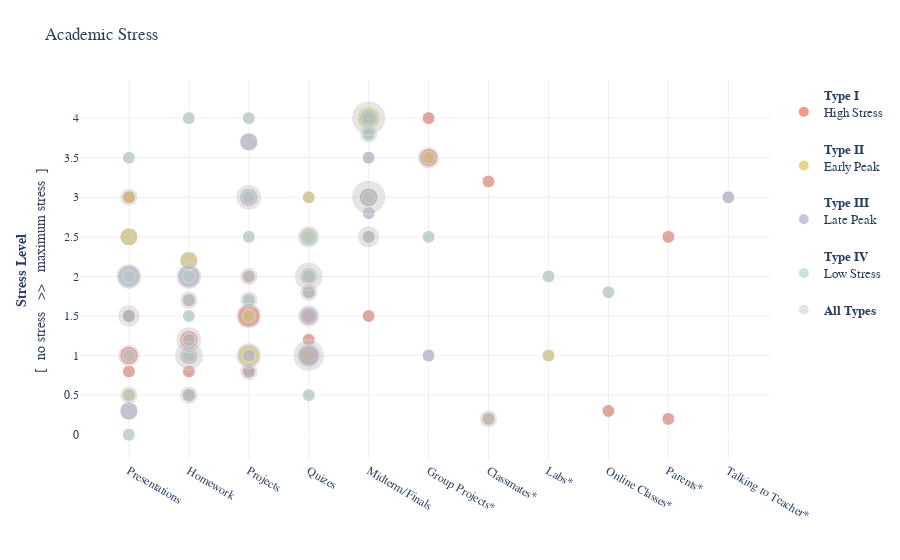

Notebook cell for this chart:
### Code cell
fig = go.Figure()
c_color=['#EF5740','#DFD171','#A098D7','#8FE0CC','#BFBFBF']
hb_color=['#dfa395','#dace8c','#a9d1c8','#aec471','#bfbfbf']
c_opacity=[0.6,0.65,0.65,0.6,0.4]
flag=0
for persona, data in persona_data.items():
    fig.add_trace(go.Scatter(x=data['x'],
        y=data['Level'],name = data['persona'].iloc[0],
        marker_size=data['weight'], text=data['hover'],hoverinfo='text',textfont=dict(color="#050505"),
        marker=dict(color=c_color[flag],opacity=c_opacity[flag],line=dict(width=0))
        ,hoverlabel=dict(bgcolor=hb_color[flag])
    ))
    flag=flag+1



sizeref =  2.*60/(100**2)


fig.update_traces(mode='markers', marker=dict(sizemode='area',
                                              sizeref=sizeref, line_width=1))

fig.update_layout(
    title='Academic Stress',
    xaxis=dict(
        title='Stress type',
        gridcolor='white',
        gridwidth=2,
    ),
    yaxis=dict(
        title='stress level',
        gridcolor='white',
        gridwidth=2,
    ),
    paper_bgcolor='rgb(243, 243, 243)',
    plot_bgcolor='rgb(243, 243, 243)',
)
#Add image
# fig.add_layout_image(
#     dict(
#         source="https://raw.githubusercontent.com/brianzy/ploty-project/master/pic/P1sm.png",
#         xref="paper", yref="paper",
#         x=1.13, y=0.92
#          ,sizex=0.04, sizey=0.4
#          ,xanchor="center", yanchor="bottom"
#          ,layer="above"
#     )
# )
# fig.add_layout_image(
#     dict(
#         source="https://raw.githubusercontent.com/brianzy/ploty-project/master/pic/P2sm.png",
#         xref="paper", yref="paper",
#         x=1.13, y=0.85,
#         sizex=0.04, sizey=0.4
#          ,xanchor="center", yanchor="top"
#          ,layer="above"
#     )
# )
# fig.add_layout_image(
#     dict(
#         source="https://raw.githubusercontent.com/brianzy/ploty-project/master/pic/P3sm.png",
#         xref="paper", yref="paper",
#         x=1.13, y=0.68,
#         sizex=0.04, sizey=0.4
#          ,xanchor="center", yanchor="bottom"
#          ,layer="above"
#     )
# )
# fig.add_layout_image(
#     dict(
#         source="https://raw.githubusercontent.com/brianzy/ploty-project/master/pic/P4sm.png",
#         xref="paper", yref="paper",
#         x=1.13, y=0.56,
#         sizex=0.04, sizey=0.4
#          ,xanchor="center", yanchor="bottom"
#          ,layer="above"
#     )
# )
# fig.add_layout_image(
#     dict(
#         source="https://raw.githubusercontent.com/brianzy/ploty-project/master/pic/Allsm.png",
#         xref="paper", yref="paper",
#         x=1.13, y=0.46,
#         sizex=0.04, sizey=0.4
#          ,xanchor="center", yanchor="bottom"
#          ,layer="above"
#     )
# )
fig.update_xaxes(title='', visible=True, showticklabels=True,gridwidth=1,gridcolor='#efefef',ticklen=30)
fig.update_yaxes(title='<b>Stress Level</b><br>[  no stress   >>   maximum stress  ]',gridwidth=1,gridcolor='#efefef',ticklen=30)

fig.update_layout(
    paper_bgcolor='rgb(255, 255, 255)',
    plot_bgcolor='rgb(255, 255, 255)',
    margin=dict(t=80),
    autosize=False,
    font_family="Courier"

    ,legend=dict(
        itemsizing='constant',
     #yanchor="auto",
    #  y=0.99,
    # xanchor="left",
     #x=1,
     #valign='middle',
     font=dict(size=13)
))

# fig = px.scatter(df, x='Presentations', size="weight_1",
#             log_x=True, size_max=60)
fig.show()

### Figure 1 — Plotly figure (JSON) as saved in the notebook; plotly's stock layout.template omitted (floating-point values rounded to 4 significant figures)
{"data": [{"hoverinfo": "text", "hoverlabel": {"bgcolor": "#dfa395"}, "marker": {"color": "#EF5740", "line": {"width": 1}, "opacity": 0.6, "size": [1, 2, 1, 1, 1, 1, 2, 1, 1, 3, 1, 0, 1, 1, 2, 1, 1, 1, 2, 1, 1, 2, 1, 1, 0, 1, 1, 1, 0], "sizemode": "area", "sizeref": 0.012}, "mode": "markers", "name": "<b>Type I</b><br>High Stress<br>", "text": ["Presentations<br>1 vote from <b>Type I</b><br>High Stress<br>", "Presentations<br>2 vote from <b>Type I</b><br>High Stress<br>", "Presentations<br>1 vote from <b>Type I</b><br>High Stress<br>", "Presentations<br>1 vote from <b>Type I</b><br>High Stress<br>", "Homework<br>1 vote from <b>Type I</b><br>High Stress<br>", "Homework<br>1 vote from <b>Type I</b><br>High Stress<br>", "Homework<br>2 vote from <b>Type I</b><br>High Stress<br>", "Homework<br>1 vote from <b>Type I</b><br>High Stress<br>", "Projects<br>1 vote from <b>Type I</b><br>High Stress<br>", "Projects<br>3 vote from <b>Type I</b><br>High Stress<br>", "Projects<br>1 vote from <b>Type I</b><br>High Stress<br>", "Projects<br>0 vote from <b>Type I</b><br>High Stress<br>", "Quizes<br>1 vote from <b>Type I</b><br>High Stress<br>", "Quizes<br>1 vote from <b>Type I</b><br>High Stress<br>", "Quizes<br>2 vote from <b>Type I</b><br>High Stress<br>", "Quizes<br>1 vote from <b>Type I</b><br>High Stress<br>", "Midterm/Finals<br>1 vote from <b>Type I</b><br>High Stress<br>", "Midterm/Finals<br>1 vote from <b>Type I</b><br>High Stress<br>", "Midterm/Finals<br>2 vote from <b>Type I</b><br>High Stress<br>", "Midterm/Finals<br>1 vote from <b>Type I</b><br>High Stress<br>", "Group Projects*<br>1 vote from <b>Type I</b><br>High Stress<br>", "Group Projects*<br>2 vote from <b>Type I</b><br>High Stress<br>", "Classmates*<br>1 vote from <b>Type I</b><br>High Stress<br>", "Classmates*<br>1 vote from <b>Type I</b><br>High Stress<br>", "Labs*<br>0 vote from <b>Type I</b><br>High Stress<br>", "Online Classes*<br>1 vote from <b>Type I</b><br>High Stress<br>", "Parents*<br>1 vote from <b>Type I</b><br>High Stress<br>", "Parents*<br>1 vote from <b>Type I</b><br>High Stress<br>", "Talking to Teacher*<br>0 vote from <b>Type I</b><br>High Stress<br>"], "textfont": {"color": "#050505"}, "type": "scatter", "x": ["Presentations", "Presentations", "Presentations", "Presentations", "Homework", "Homework", "Homework", "Homework", "Projects", "Projects", "Projects", "Projects", "Quizes", "Quizes", "Quizes", "Quizes", "Midterm/Finals", "Midterm/Finals", "Midterm/Finals", "Midterm/Finals", "Group Projects*", "Group Projects*", "Classmates*", "Classmates*", "Labs*", "Online Classes*", "Parents*", "Parents*", "Talking to Teacher*"], "y": [0.8, 1, 1.5, 3, 0.8, 1, 1.2, 1.7, 0.8, 1.5, 2, 0, 2, 1.5, 1, 1.2, 1.5, 2.5, 3, 4, 4, 3.5, 0.2, 3.2, 0, 0.3, 0.2, 2.5, 0]}, {"hoverinfo": "text", "hoverlabel": {"bgcolor": "#dace8c"}, "marker": {"color": "#D6C350", "line": {"width": 1}, "opacity": 0.65, "size": [1, 1, 2, 1, 1, 1, 1, 2, 3, 1, 1, 1, 1, 1, 1, 1, 2, 3, 1, 0, 1, 0, 0, 0], "sizemode": "area", "sizeref": 0.012}, "mode": "markers", "name": "<b>Type II</b><br>Early Peak<br>", "text": ["Presentations<br>1 vote from <b>Type II</b><br>Early Peak<br>", "Presentations<br>1 vote from <b>Type II</b><br>Early Peak<br>", "Presentations<br>2 vote from <b>Type II</b><br>Early Peak<br>", "Presentations<br>1 vote from <b>Type II</b><br>Early Peak<br>", "Homework<br>1 vote from <b>Type II</b><br>Early Peak<br>", "Homework<br>1 vote from <b>Type II</b><br>Early Peak<br>", "Homework<br>1 vote from <b>Type II</b><br>Early Peak<br>", "Homework<br>2 vote from <b>Type II</b><br>Early Peak<br>", "Projects<br>3 vote from <b>Type II</b><br>Early Peak<br>", "Projects<br>1 vote from <b>Type II</b><br>Early Peak<br>", "Projects<br>1 vote from <b>Type II</b><br>Early Peak<br>", "Quizes<br>1 vote from <b>Type II</b><br>Early Peak<br>", "Quizes<br>1 vote from <b>Type II</b><br>Early Peak<br>", "Quizes<br>1 vote from <b>Type II</b><br>Early Peak<br>", "Quizes<br>1 vote from <b>Type II</b><br>Early Peak<br>", "Quizes<br>1 vote from <b>Type II</b><br>Early Peak<br>", "Midterm/Finals<br>2 vote from <b>Type II</b><br>Early Peak<br>", "Midterm/Finals<br>3 vote from <b>Type II</b><br>Early Peak<br>", "Group Projects*<br>1 vote from <b>Type II</b><br>Early Peak<br>", "Classmates*<br>0 vote from <b>Type II</b><br>Early Peak<br>", "Labs*<br>1 vote from <b>Type II</b><br>Early Peak<br>", "Online Classes*<br>0 vote from <b>Type II</b><br>Early Peak<br>", "Parents*<br>0 vote from <b>Type II</b><br>Early Peak<br>", "Talking to Teacher*<br>0 vote from <b>Type II</b><br>Early Peak<br>"], "textfont": {"color": "#050505"}, "type": "scatter", "x": ["Presentations", "Presentations", "Presentations", "Presentations", "Homework", "Homework", "Homework", "Homework", "Projects", "Projects", "Projects", "Quizes", "Quizes", "Quizes", "Quizes", "Quizes", "Midterm/Finals", "Midterm/Finals", "Group Projects*", "Classmates*", "Labs*", "Online Classes*", "Parents*", "Talking to Teacher*"], "y": [0.5, 1.5, 2.5, 3, 0.5, 1, 1.2, 2.2, 1, 1.5, 3, 3, 2.5, 1, 1.8, 2, 3, 4, 3.5, 0, 1, 0, 0, 0]}, {"hoverinfo": "text", "hoverlabel": {"bgcolor": "#a9d1c8"}, "marker": {"color": "#a9a9ca", "line": {"width": 1}, "opacity": 0.65, "size": [2, 1, 3, 1, 2, 1, 3, 1, 1, 1, 2, 2, 1, 1, 2, 3, 1, 1, 2, 1, 1, 1, 1, 0, 0, 0, 0, 1], "sizemode": "area", "sizeref": 0.012}, "mode": "markers", "name": "<b>Type III</b><br>Late Peak<br>", "text": ["Presentations<br>2 vote from <b>Type III</b><br>Late Peak<br>", "Presentations<br>1 vote from <b>Type III</b><br>Late Peak<br>", "Presentations<br>3 vote from <b>Type III</b><br>Late Peak<br>", "Homework<br>1 vote from <b>Type III</b><br>Late Peak<br>", "Homework<br>2 vote from <b>Type III</b><br>Late Peak<br>", "Homework<br>1 vote from <b>Type III</b><br>Late Peak<br>", "Homework<br>3 vote from <b>Type III</b><br>Late Peak<br>", "Projects<br>1 vote from <b>Type III</b><br>Late Peak<br>", "Projects<br>1 vote from <b>Type III</b><br>Late Peak<br>", "Projects<br>1 vote from <b>Type III</b><br>Late Peak<br>", "Projects<br>2 vote from <b>Type III</b><br>Late Peak<br>", "Projects<br>2 vote from <b>Type III</b><br>Late Peak<br>", "Quizes<br>1 vote from <b>Type III</b><br>Late Peak<br>", "Quizes<br>1 vote from <b>Type III</b><br>Late Peak<br>", "Quizes<br>2 vote from <b>Type III</b><br>Late Peak<br>", "Quizes<br>3 vote from <b>Type III</b><br>Late Peak<br>", "Midterm/Finals<br>1 vote from <b>Type III</b><br>Late Peak<br>", "Midterm/Finals<br>1 vote from <b>Type III</b><br>Late Peak<br>", "Midterm/Finals<br>2 vote from <b>Type III</b><br>Late Peak<br>", "Midterm/Finals<br>1 vote from <b>Type III</b><br>Late Peak<br>", "Midterm/Finals<br>1 vote from <b>Type III</b><br>Late Peak<br>", "Midterm/Finals<br>1 vote from <b>Type III</b><br>Late Peak<br>", "Group Projects*<br>1 vote from <b>Type III</b><br>Late Peak<br>", "Classmates*<br>0 vote from <b>Type III</b><br>Late Peak<br>", "Labs*<br>0 vote from <b>Type III</b><br>Late Peak<br>", "Online Classes*<br>0 vote from <b>Type III</b><br>Late Peak<br>", "Parents*<br>0 vote from <b>Type III</b><br>Late Peak<br>", "Talking to Teacher*<br>1 vote from <b>Type III</b><br>Late Peak<br>"], "textfont": {"color": "#050505"}, "type": "scatter", "x": ["Presentations", "Presentations", "Presentations", "Homework", "Homework", "Homework", "Homework", "Projects", "Projects", "Projects", "Projects", "Projects", "Quizes", "Quizes", "Quizes", "Quizes", "Midterm/Finals", "Midterm/Finals", "Midterm/Finals", "Midterm/Finals", "Midterm/Finals", "Midterm/Finals", "Group Projects*", "Classmates*", "Labs*", "Online Classes*", "Parents*", "Talking to Teacher*"], "y": [0.3, 1.5, 2, 0.5, 1, 1.2, 2, 0.8, 1, 1.7, 3, 3.7, 2, 1.8, 1.5, 1, 2.5, 2.8, 3, 3.5, 3.8, 4, 1, 0, 0, 0, 0, 3]}, {"hoverinfo": "text", "hoverlabel": {"bgcolor": "#aec471"}, "marker": {"color": "#a9d1c8", "line": {"width": 1}, "opacity": 0.6, "size": [1, 1, 1, 1, 1, 1, 1, 1, 1, 1, 1, 1, 1, 1, 1, 1, 2, 2, 1, 1, 1, 2, 1, 1, 1, 1, 0, 0], "sizemode": "area", "sizeref": 0.012}, "mode": "markers", "name": "<b>Type IV</b><br>Low Stress<br>", "text": ["Presentations<br>1 vote from <b>Type IV</b><br>Low Stress<br>", "Presentations<br>1 vote from <b>Type IV</b><br>Low Stress<br>", "Presentations<br>1 vote from <b>Type IV</b><br>Low Stress<br>", "Presentations<br>1 vote from <b>Type IV</b><br>Low Stress<br>", "Presentations<br>1 vote from <b>Type IV</b><br>Low Stress<br>", "Homework<br>1 vote from <b>Type IV</b><br>Low Stress<br>", "Homework<br>1 vote from <b>Type IV</b><br>Low Stress<br>", "Homework<br>1 vote from <b>Type IV</b><br>Low Stress<br>", "Homework<br>1 vote from <b>Type IV</b><br>Low Stress<br>", "Homework<br>1 vote from <b>Type IV</b><br>Low Stress<br>", "Projects<br>1 vote from <b>Type IV</b><br>Low Stress<br>", "Projects<br>1 vote from <b>Type IV</b><br>Low Stress<br>", "Projects<br>1 vote from <b>Type IV</b><br>Low Stress<br>", "Projects<br>1 vote from <b>Type IV</b><br>Low Stress<br>", "Projects<br>1 vote from <b>Type IV</b><br>Low Stress<br>", "Quizes<br>1 vote from <b>Type IV</b><br>Low Stress<br>", "Quizes<br>2 vote from <b>Type IV</b><br>Low Stress<br>", "Quizes<br>2 vote from <b>Type IV</b><br>Low Stress<br>", "Midterm/Finals<br>1 vote from <b>Type IV</b><br>Low Stress<br>", "Midterm/Finals<br>1 vote from <b>Type IV</b><br>Low Stress<br>", "Midterm/Finals<br>1 vote from <b>Type IV</b><br>Low Stress<br>", "Midterm/Finals<br>2 vote from <b>Type IV</b><br>Low Stress<br>", "Group Projects*<br>1 vote from <b>Type IV</b><br>Low Stress<br>", "Classmates*<br>1 vote from <b>Type IV</b><br>Low Stress<br>", "Labs*<br>1 vote from <b>Type IV</b><br>Low Stress<br>", "Online Classes*<br>1 vote from <b>Type IV</b><br>Low Stress<br>", "Parents*<br>0 vote from <b>Type IV</b><br>Low Stress<br>", "Talking to Teacher*<br>0 vote from <b>Type IV</b><br>Low Stress<br>"], "textfont": {"color": "#050505"}, "type": "scatter", "x": ["Presentations", "Presentations", "Presentations", "Presentations", "Presentations", "Homework", "Homework", "Homework", "Homework", "Homework", "Projects", "Projects", "Projects", "Projects", "Projects", "Quizes", "Quizes", "Quizes", "Midterm/Finals", "Midterm/Finals", "Midterm/Finals", "Midterm/Finals", "Group Projects*", "Classmates*", "Labs*", "Online Classes*", "Parents*", "Talking to Teacher*"], "y": [0, 0.5, 1, 2, 3.5, 1, 1.5, 1.7, 2, 4, 4, 2.5, 3, 1.7, 2, 0.5, 2, 2.5, 2.5, 3, 3.8, 4, 2.5, 0.2, 2, 1.8, 0, 0]}, {"hoverinfo": "text", "hoverlabel": {"bgcolor": "#bfbfbf"}, "marker": {"color": "#BFBFBF", "line": {"width": 1}, "opacity": 0.4, "size": [3, 4, 1, 2, 2, 1, 2, 2, 1, 3, 1, 4, 2, 1, 5, 1, 2, 2, 4, 2, 4, 1, 2, 1, 0, 2, 4, 4, 2, 5, 2, 1, 1, 6, 3, 1, 3, 1, 3, 1, 2, 7, 7, 1, 1, 3, 1, 1, 0, 1, 2, 1, 1, 0, 0, 1, 1, 1, 0, 1, 0, 1], "sizemode": "area", "sizeref": 0.012}, "mode": "markers", "name": "<b>All Types</b>", "text": ["Presentations<br>3 vote from <b>All Types</b>", "Presentations<br>4 vote from <b>All Types</b>", "Presentations<br>1 vote from <b>All Types</b>", "Presentations<br>2 vote from <b>All Types</b>", "Presentations<br>2 vote from <b>All Types</b>", "Presentations<br>1 vote from <b>All Types</b>", "Presentations<br>2 vote from <b>All Types</b>", "Presentations<br>2 vote from <b>All Types</b>", "Presentations<br>1 vote from <b>All Types</b>", "Presentations<br>3 vote from <b>All Types</b>", "Homework<br>1 vote from <b>All Types</b>", "Homework<br>4 vote from <b>All Types</b>", "Homework<br>2 vote from <b>All Types</b>", "Homework<br>1 vote from <b>All Types</b>", "Homework<br>5 vote from <b>All Types</b>", "Homework<br>1 vote from <b>All Types</b>", "Homework<br>2 vote from <b>All Types</b>", "Homework<br>2 vote from <b>All Types</b>", "Homework<br>4 vote from <b>All Types</b>", "Projects<br>2 vote from <b>All Types</b>", "Projects<br>4 vote from <b>All Types</b>", "Projects<br>1 vote from <b>All Types</b>", "Projects<br>2 vote from <b>All Types</b>", "Projects<br>1 vote from <b>All Types</b>", "Projects<br>0 vote from <b>All Types</b>", "Projects<br>2 vote from <b>All Types</b>", "Projects<br>4 vote from <b>All Types</b>", "Projects<br>4 vote from <b>All Types</b>", "Projects<br>2 vote from <b>All Types</b>", "Quizes<br>5 vote from <b>All Types</b>", "Quizes<br>2 vote from <b>All Types</b>", "Quizes<br>1 vote from <b>All Types</b>", "Quizes<br>1 vote from <b>All Types</b>", "Quizes<br>6 vote from <b>All Types</b>", "Quizes<br>3 vote from <b>All Types</b>", "Quizes<br>1 vote from <b>All Types</b>", "Quizes<br>3 vote from <b>All Types</b>", "Midterm/Finals<br>1 vote from <b>All Types</b>", "Midterm/Finals<br>3 vote from <b>All Types</b>", "Midterm/Finals<br>1 vote from <b>All Types</b>", "Midterm/Finals<br>2 vote from <b>All Types</b>", "Midterm/Finals<br>7 vote from <b>All Types</b>", "Midterm/Finals<br>7 vote from <b>All Types</b>", "Midterm/Finals<br>1 vote from <b>All Types</b>", "Group Projects*<br>1 vote from <b>All Types</b>", "Group Projects*<br>3 vote from <b>All Types</b>", "Group Projects*<br>1 vote from <b>All Types</b>", "Group Projects*<br>1 vote from <b>All Types</b>", "Classmates*<br>0 vote from <b>All Types</b>", "Classmates*<br>1 vote from <b>All Types</b>", "Classmates*<br>2 vote from <b>All Types</b>", "Labs*<br>1 vote from <b>All Types</b>", "Labs*<br>1 vote from <b>All Types</b>", "Labs*<br>0 vote from <b>All Types</b>", "Online Classes*<br>0 vote from <b>All Types</b>", "Online Classes*<br>1 vote from <b>All Types</b>", "Online Classes*<br>1 vote from <b>All Types</b>", "Parents*<br>1 vote from <b>All Types</b>", "Parents*<br>0 vote from <b>All Types</b>", "Parents*<br>1 vote from <b>All Types</b>", "Talking to Teacher*<br>0 vote from <b>All Types</b>", "Talking to Teacher*<br>1 vote from <b>All Types</b>"], "textfont": {"color": "#050505"}, "type": "scatter", "x": ["Presentations", "Presentations", "Presentations", "Presentations", "Presentations", "Presentations", "Presentations", "Presentations", "Presentations", "Presentations", "Homework", "Homework", "Homework", "Homework", "Homework", "Homework", "Homework", "Homework", "Homework", "Projects", "Projects", "Projects", "Projects", "Projects", "Projects", "Projects", "Projects", "Projects", "Projects", "Quizes", "Quizes", "Quizes", "Quizes", "Quizes", "Quizes", "Quizes", "Quizes", "Midterm/Finals", "Midterm/Finals", "Midterm/Finals", "Midterm/Finals", "Midterm/Finals", "Midterm/Finals", "Midterm/Finals", "Group Projects*", "Group Projects*", "Group Projects*", "Group Projects*", "Classmates*", "Classmates*", "Classmates*", "Labs*", "Labs*", "Labs*", "Online Classes*", "Online Classes*", "Online Classes*", "Parents*", "Parents*", "Parents*", "Talking to Teacher*", "Talking to Teacher*"], "y": [1, 2, 0.8, 0.3, 0.5, 3.5, 3, 2.5, 0, 1.5, 4, 2, 2.2, 1.5, 1, 0.8, 0.5, 1.7, 1.2, 1.7, 3, 2.5, 2, 4, 0, 0.8, 1, 1.5, 3.7, 2, 1.8, 3, 1.2, 1, 2.5, 0.5, 1.5, 2.8, 2.5, 1.5, 3.8, 4, 3, 3.5, 4, 3.5, 2.5, 1, 0, 3.2, 0.2, 2, 1, 0, 0, 0.3, 1.8, 0.2, 0, 2.5, 0, 3]}], "layout": {"autosize": false, "font": {"family": "Courier"}, "legend": {"font": {"size": 13}, "itemsizing": "constant"}, "margin": {"t": 80}, "paper_bgcolor": "rgb(255, 255, 255)", "plot_bgcolor": "rgb(255, 255, 255)", "title": {"text": "Academic Stress"}, "xaxis": {"gridcolor": "#efefef", "gridwidth": 1, "showticklabels": true, "ticklen": 30, "title": {"text": ""}, "visible": true}, "yaxis": {"gridcolor": "#efefef", "gridwidth": 1, "ticklen": 30, "title": {"text": "<b>Stress Level</b><br>[  no stress   >>   maximum stress  ]"}}}}
